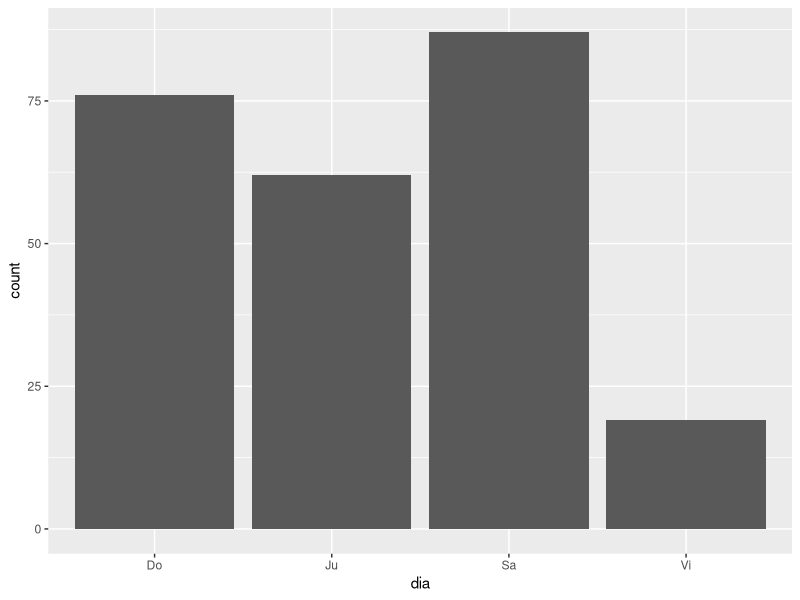
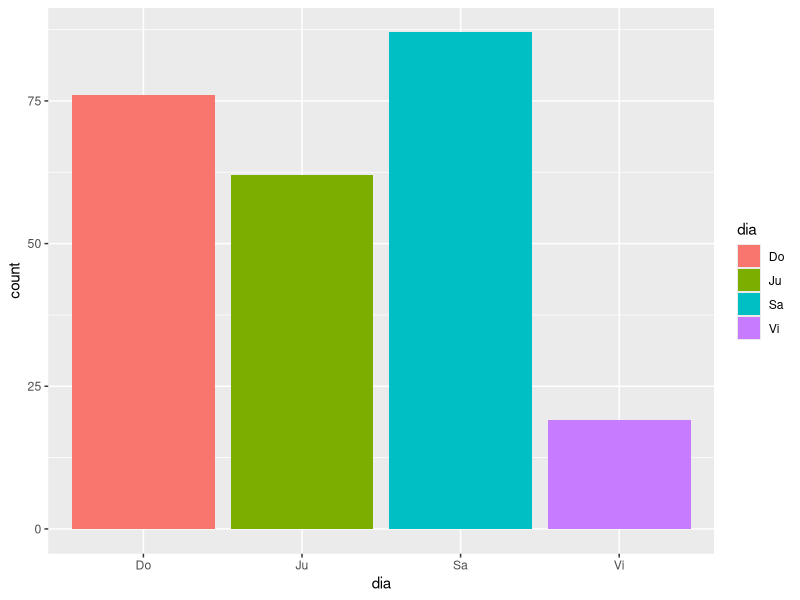
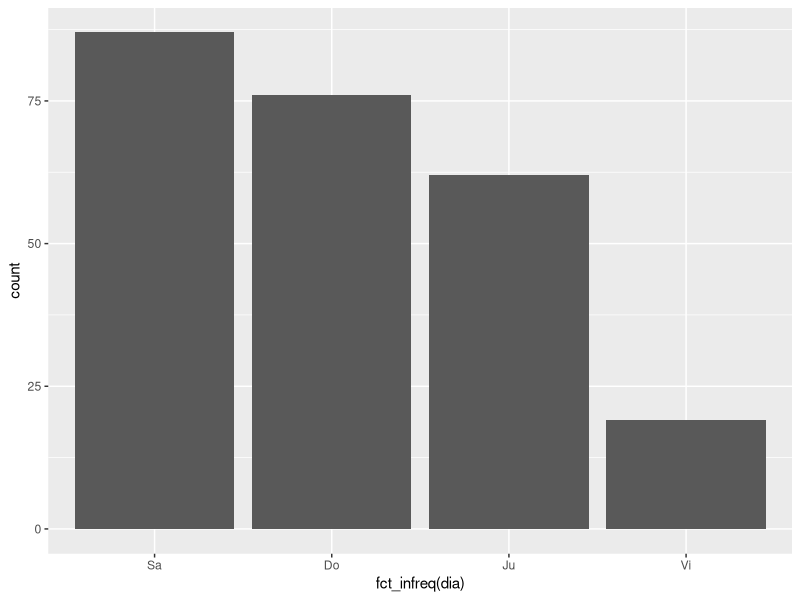
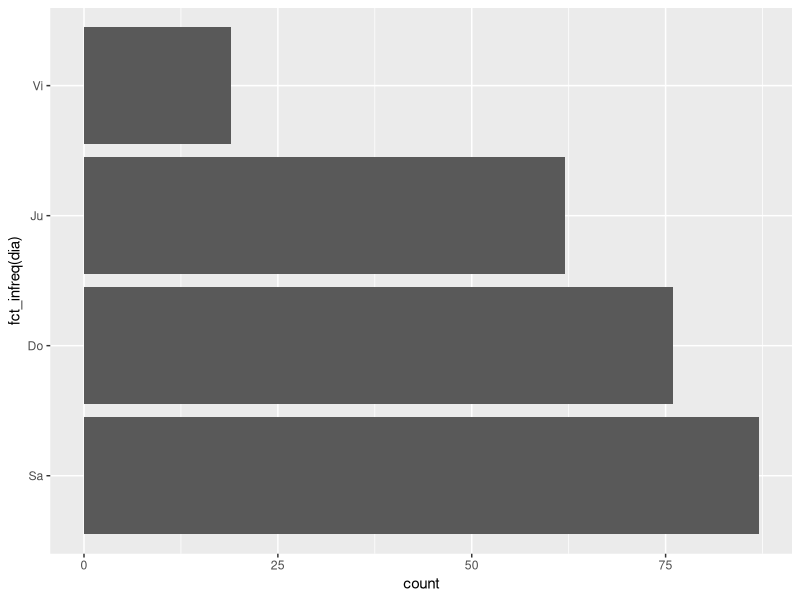
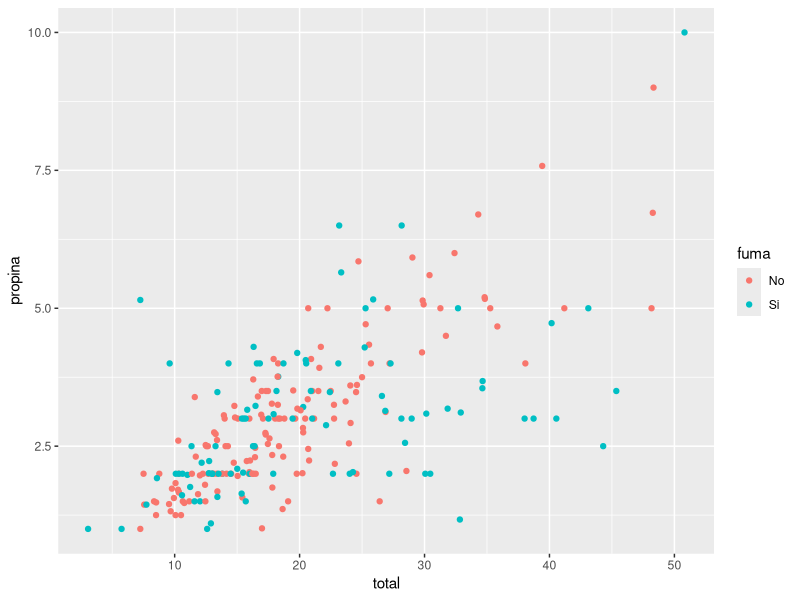
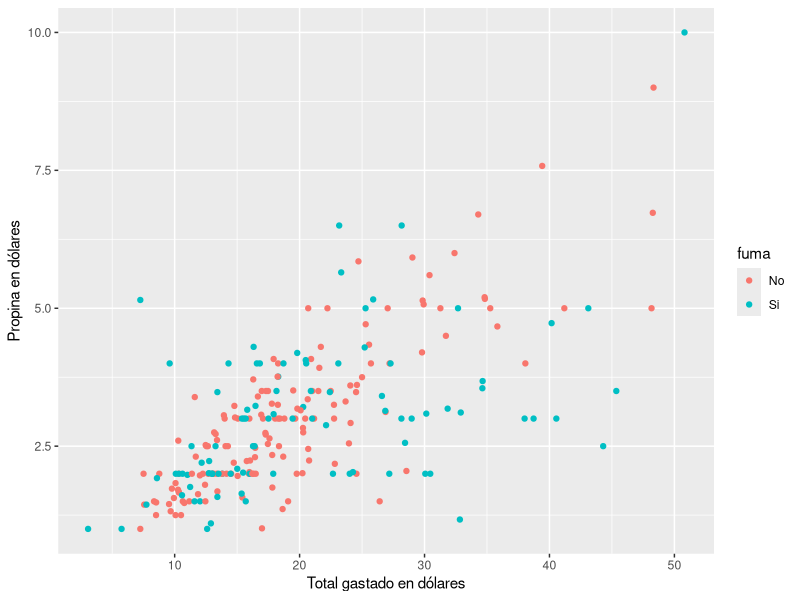
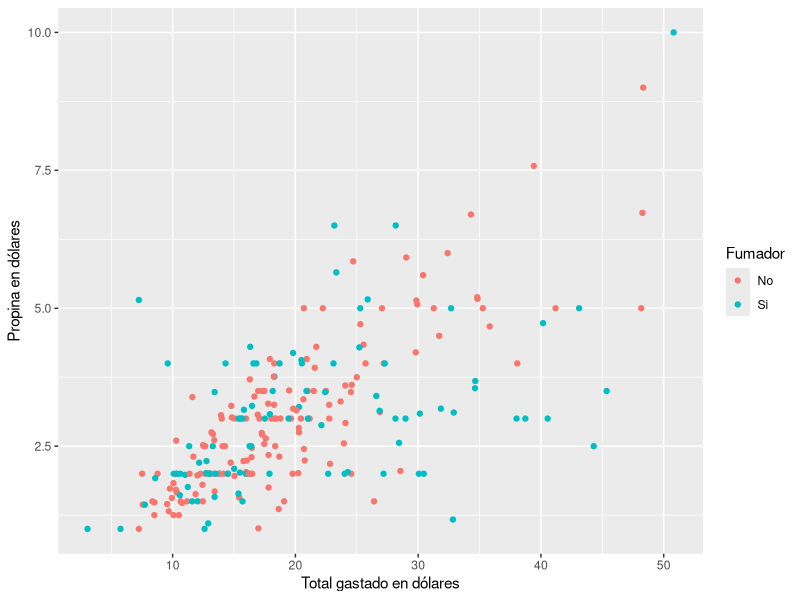
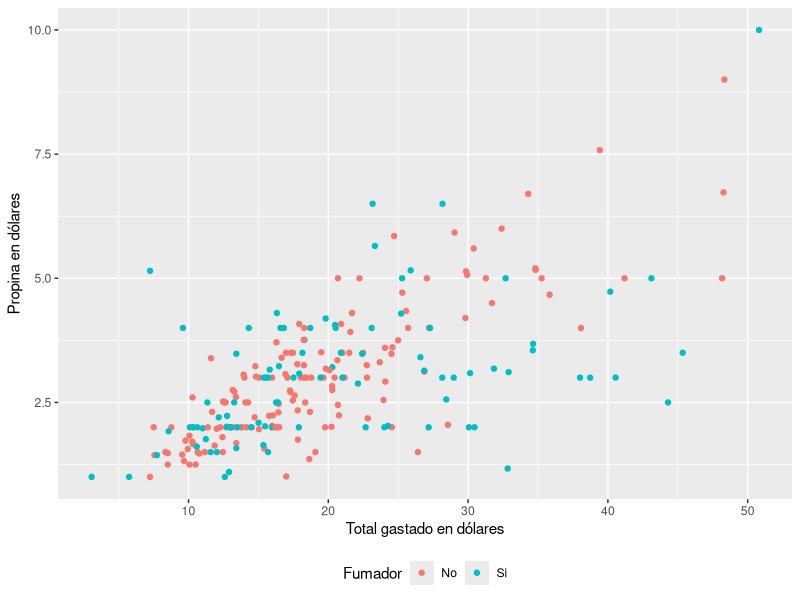

Source code (R) for these figures, in order:
## ---- chunk 1
knitr::opts_chunk$set(echo = TRUE)
## ---- chunk 2
library(tidyverse)
propinas=read.csv("propina.csv")
graf<-ggplot(propinas, aes(x=total, y= propina, colour=fuma)) + geom_point()
## ---- chunk 3
graf2<-graf+ scale_x_continuous("Total gastado en dólares") + scale_y_continuous("Propina en dólares")
## ---- chunk 4
graf3<-graf2 + scale_color_discrete("Fumador")
## ---- chunk 5
graf4<-graf3 + theme(legend.position = "bottom")
## ---- chunk 6
graf5<-graf4 + scale_color_brewer(palette="Dark2")
## ---- chunk 7
graf6<- graf5 + geom_smooth(method="lm")
## ---- chunk 8
graf7<-graf5 + geom_smooth(method="lm",colour="black")
## ---- chunk 9
barra<-ggplot(propinas, aes(dia)) + geom_bar()
## ---- chunk 10
barra1<-ggplot(propinas, aes(dia, fill=dia)) + geom_bar()
## ---- chunk 11
barra2<-ggplot(propinas, aes(fct_infreq(dia))) + geom_bar()
## ---- chunk 12
barra3<-barra2 + coord_flip()
